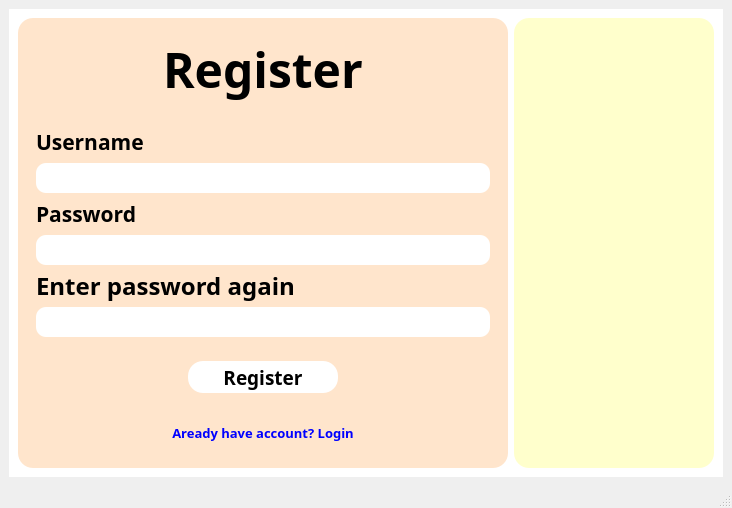
<?xml version="1.0" encoding="UTF-8"?>
<ui version="4.0">
 <class>MainWindow</class>
 <widget class="QMainWindow" name="MainWindow">
  <property name="geometry">
   <rect>
    <x>0</x>
    <y>0</y>
    <width>732</width>
    <height>505</height>
   </rect>
  </property>
  <property name="windowTitle">
   <string>MainWindow</string>
  </property>
  <widget class="QWidget" name="centralwidget">
   <property name="maximumSize">
    <size>
     <width>16777215</width>
     <height>16777215</height>
    </size>
   </property>
   <layout class="QVBoxLayout" name="verticalLayout">
    <item>
     <widget class="QWidget" name="widget" native="true">
      <property name="styleSheet">
       <string notr="true">background-color:white;</string>
      </property>
      <layout class="QHBoxLayout" name="horizontalLayout">
       <item>
        <widget class="QWidget" name="widget_2" native="true">
         <property name="minimumSize">
          <size>
           <width>300</width>
           <height>450</height>
          </size>
         </property>
         <property name="maximumSize">
          <size>
           <width>600</width>
           <height>16777215</height>
          </size>
         </property>
         <property name="styleSheet">
          <string notr="true">background-color:#FFE5CC;
border-radius:15px;</string>
         </property>
         <layout class="QVBoxLayout" name="verticalLayout_3">
          <item alignment="Qt::AlignHCenter">
           <widget class="QWidget" name="widget_4" native="true">
            <property name="maximumSize">
             <size>
              <width>16777215</width>
              <height>125</height>
             </size>
            </property>
            <layout class="QVBoxLayout" name="verticalLayout_4">
             <item>
              <widget class="QLabel" name="label_2">
               <property name="maximumSize">
                <size>
                 <width>16777215</width>
                 <height>70</height>
                </size>
               </property>
               <property name="font">
                <font>
                 <family>Segoe UI Black</family>
                 <pointsize>36</pointsize>
                 <weight>75</weight>
                 <bold>true</bold>
                </font>
               </property>
               <property name="text">
                <string>Register</string>
               </property>
              </widget>
             </item>
            </layout>
           </widget>
          </item>
          <item>
           <widget class="QWidget" name="widget_5" native="true">
            <property name="maximumSize">
             <size>
              <width>16777215</width>
              <height>300</height>
             </size>
            </property>
            <layout class="QVBoxLayout" name="verticalLayout_5">
             <item>
              <widget class="QLabel" name="label_3">
               <property name="minimumSize">
                <size>
                 <width>0</width>
                 <height>20</height>
                </size>
               </property>
               <property name="maximumSize">
                <size>
                 <width>16777215</width>
                 <height>30</height>
                </size>
               </property>
               <property name="font">
                <font>
                 <family>Segoe UI Black</family>
                 <pointsize>16</pointsize>
                 <weight>75</weight>
                 <bold>true</bold>
                </font>
               </property>
               <property name="text">
                <string>Username</string>
               </property>
              </widget>
             </item>
             <item>
              <widget class="QLineEdit" name="txtUsername">
               <property name="minimumSize">
                <size>
                 <width>0</width>
                 <height>30</height>
                </size>
               </property>
               <property name="maximumSize">
                <size>
                 <width>550</width>
                 <height>40</height>
                </size>
               </property>
               <property name="font">
                <font>
                 <family>Segoe UI Black</family>
                 <weight>75</weight>
                 <bold>true</bold>
                </font>
               </property>
               <property name="styleSheet">
                <string notr="true">background-color:white;
border-radius:10px;</string>
               </property>
              </widget>
             </item>
             <item>
              <widget class="QLabel" name="label_4">
               <property name="minimumSize">
                <size>
                 <width>0</width>
                 <height>20</height>
                </size>
               </property>
               <property name="maximumSize">
                <size>
                 <width>16777215</width>
                 <height>30</height>
                </size>
               </property>
               <property name="font">
                <font>
                 <family>Segoe UI Black</family>
                 <pointsize>16</pointsize>
                 <weight>75</weight>
                 <bold>true</bold>
                </font>
               </property>
               <property name="text">
                <string>Password</string>
               </property>
              </widget>
             </item>
             <item>
              <widget class="QLineEdit" name="txtpass">
               <property name="minimumSize">
                <size>
                 <width>0</width>
                 <height>30</height>
                </size>
               </property>
               <property name="maximumSize">
                <size>
                 <width>550</width>
                 <height>40</height>
                </size>
               </property>
               <property name="font">
                <font>
                 <family>Segoe UI Black</family>
                 <weight>75</weight>
                 <bold>true</bold>
                </font>
               </property>
               <property name="styleSheet">
                <string notr="true">background-color:white;
border-radius:10px;</string>
               </property>
              </widget>
             </item>
             <item>
              <widget class="QLabel" name="label_5">
               <property name="minimumSize">
                <size>
                 <width>0</width>
                 <height>20</height>
                </size>
               </property>
               <property name="maximumSize">
                <size>
                 <width>16777215</width>
                 <height>30</height>
                </size>
               </property>
               <property name="font">
                <font>
                 <family>Segoe UI Black</family>
                 <pointsize>18</pointsize>
                 <weight>75</weight>
                 <bold>true</bold>
                </font>
               </property>
               <property name="text">
                <string>Enter password again</string>
               </property>
              </widget>
             </item>
             <item>
              <widget class="QLineEdit" name="txtRepass">
               <property name="minimumSize">
                <size>
                 <width>0</width>
                 <height>30</height>
                </size>
               </property>
               <property name="maximumSize">
                <size>
                 <width>550</width>
                 <height>40</height>
                </size>
               </property>
               <property name="font">
                <font>
                 <family>Segoe UI Black</family>
                 <weight>75</weight>
                 <bold>true</bold>
                </font>
               </property>
               <property name="styleSheet">
                <string notr="true">background-color:white;
border-radius:10px;</string>
               </property>
              </widget>
             </item>
            </layout>
           </widget>
          </item>
          <item>
           <widget class="QWidget" name="widget_6" native="true">
            <property name="minimumSize">
             <size>
              <width>0</width>
              <height>0</height>
             </size>
            </property>
            <property name="maximumSize">
             <size>
              <width>16777215</width>
              <height>50</height>
             </size>
            </property>
            <property name="styleSheet">
             <string notr="true"/>
            </property>
            <layout class="QHBoxLayout" name="horizontalLayout_2">
             <item>
              <widget class="QPushButton" name="btn_register">
               <property name="minimumSize">
                <size>
                 <width>80</width>
                 <height>30</height>
                </size>
               </property>
               <property name="maximumSize">
                <size>
                 <width>150</width>
                 <height>50</height>
                </size>
               </property>
               <property name="font">
                <font>
                 <family>Segoe UI Black</family>
                 <pointsize>14</pointsize>
                 <weight>75</weight>
                 <bold>true</bold>
                </font>
               </property>
               <property name="styleSheet">
                <string notr="true">QWidget{
background-color:white;
border-radius:15px;
}
QWidget:hover{
	background-color: #b3b4b5;
    border-radius: 15px;
}</string>
               </property>
               <property name="text">
                <string>Register</string>
               </property>
              </widget>
             </item>
            </layout>
           </widget>
          </item>
          <item>
           <widget class="QWidget" name="widget_7" native="true">
            <property name="minimumSize">
             <size>
              <width>0</width>
              <height>50</height>
             </size>
            </property>
            <property name="maximumSize">
             <size>
              <width>16777215</width>
              <height>75</height>
             </size>
            </property>
            <layout class="QVBoxLayout" name="verticalLayout_6">
             <item>
              <widget class="QPushButton" name="btn_areadyLogin">
               <property name="minimumSize">
                <size>
                 <width>0</width>
                 <height>20</height>
                </size>
               </property>
               <property name="maximumSize">
                <size>
                 <width>16777215</width>
                 <height>30</height>
                </size>
               </property>
               <property name="font">
                <font>
                 <family>Segoe UI Black</family>
                 <pointsize>10</pointsize>
                 <weight>75</weight>
                 <bold>true</bold>
                </font>
               </property>
               <property name="styleSheet">
                <string notr="true">color:blue;</string>
               </property>
               <property name="text">
                <string>Aready have account? Login</string>
               </property>
              </widget>
             </item>
            </layout>
           </widget>
          </item>
         </layout>
        </widget>
       </item>
       <item>
        <widget class="QWidget" name="widget_3" native="true">
         <property name="minimumSize">
          <size>
           <width>200</width>
           <height>450</height>
          </size>
         </property>
         <property name="maximumSize">
          <size>
           <width>800</width>
           <height>16777215</height>
          </size>
         </property>
         <property name="styleSheet">
          <string notr="true">background-color:#FFFFCC;
border-radius:15px;</string>
         </property>
         <layout class="QVBoxLayout" name="verticalLayout_2">
          <item alignment="Qt::AlignHCenter">
           <widget class="QLabel" name="label">
            <property name="maximumSize">
             <size>
              <width>400</width>
              <height>300</height>
             </size>
            </property>
            <property name="text">
             <string/>
            </property>
            <property name="pixmap">
             <pixmap>../picture/image-Photoroom.png</pixmap>
            </property>
            <property name="scaledContents">
             <bool>true</bool>
            </property>
           </widget>
          </item>
         </layout>
        </widget>
       </item>
      </layout>
     </widget>
    </item>
   </layout>
  </widget>
  <widget class="QStatusBar" name="statusbar"/>
 </widget>
 <resources/>
 <connections/>
</ui>
